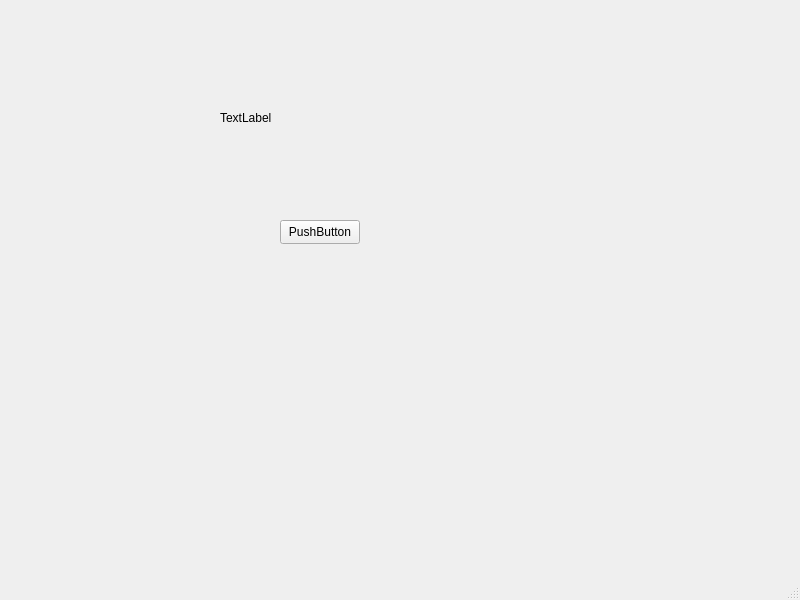
<?xml version="1.0" encoding="UTF-8"?>
<ui version="4.0">
 <class>MainWindow</class>
 <widget class="QMainWindow" name="MainWindow">
  <property name="geometry">
   <rect>
    <x>0</x>
    <y>0</y>
    <width>800</width>
    <height>600</height>
   </rect>
  </property>
  <property name="windowTitle">
   <string>MainWindow</string>
  </property>
  <widget class="QWidget" name="centralwidget">
   <widget class="QPushButton" name="RequestButton">
    <property name="geometry">
     <rect>
      <x>280</x>
      <y>220</y>
      <width>80</width>
      <height>24</height>
     </rect>
    </property>
    <property name="text">
     <string>PushButton</string>
    </property>
   </widget>
   <widget class="QLabel" name="MainText">
    <property name="geometry">
     <rect>
      <x>220</x>
      <y>110</y>
      <width>211</width>
      <height>16</height>
     </rect>
    </property>
    <property name="text">
     <string>TextLabel</string>
    </property>
   </widget>
  </widget>
  <widget class="QMenuBar" name="menubar">
   <property name="geometry">
    <rect>
     <x>0</x>
     <y>0</y>
     <width>800</width>
     <height>21</height>
    </rect>
   </property>
  </widget>
  <widget class="QStatusBar" name="statusbar"/>
 </widget>
 <resources/>
 <connections/>
</ui>
